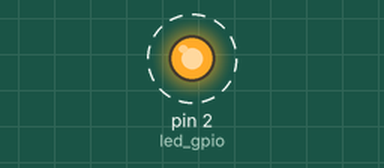
Bench run of a sketch on a simulated Arduino Uno, built with avr-gcc and run on an emulated ATmega328P. Parts: output pins drawn as LEDs (lit = HIGH). Dashed ring = blinking.

Above: at 0.2 s.
Timing chart, 0 to 3.0 s (numbered marks = the images above):
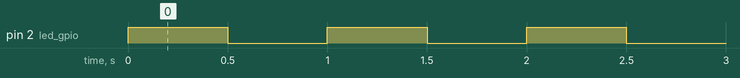

Measured:
- by itself, pin 2 (led_gpio): alternates HIGH for 0.50 s and LOW for 0.50 s

The sketch:

Hello_World.ino
```cpp
const byte led_gpio = 2;
void setup() {
  // put your setup code here, to run once:
  pinMode(led_gpio, OUTPUT);
}

void loop() {
  // put your main code here, to run repeatedly:
  digitalWrite(led_gpio, HIGH);
  delay(500);
  digitalWrite(led_gpio, LOW);
  delay(500);
}
```
